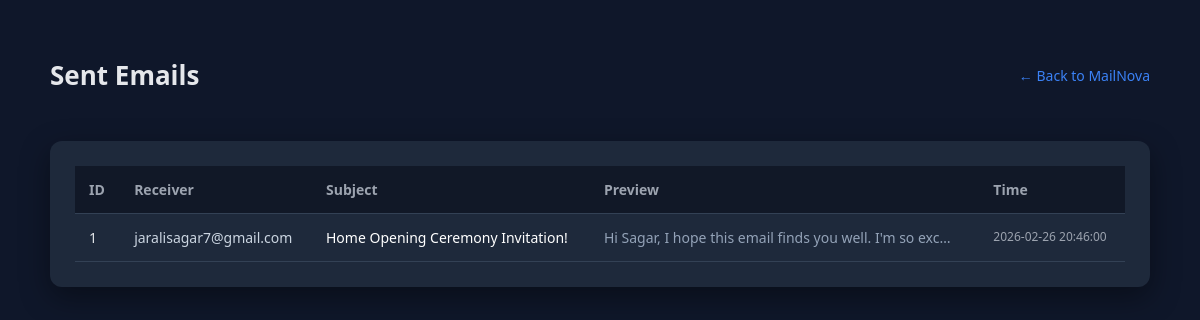
Before: /history with the older database file.
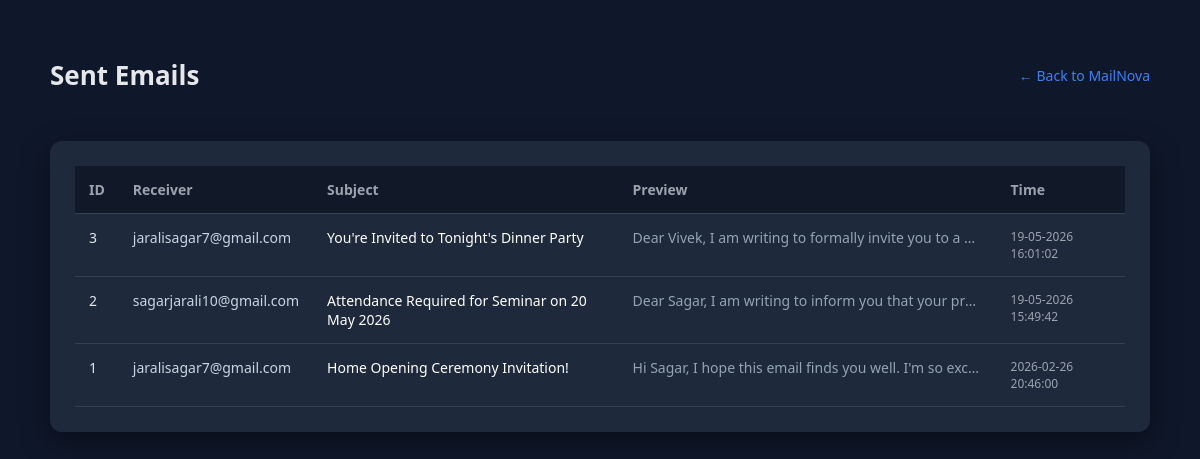
After: the same page with the newer database file.
### tables this page shows
CREATE TABLE emails (
            id INTEGER PRIMARY KEY AUTOINCREMENT,
            receiver_email TEXT,
            subject TEXT,
            body TEXT,
            sent_time TEXT
        );

### email_agent.py (the view)
@app.route("/history")
def history():
    conn = sqlite3.connect(DB_NAME)
    cur = conn.cursor()
    cur.execute("""
        SELECT * FROM emails
        ORDER BY id DESC
    """)
    emails = cur.fetchall()
    conn.close()
    return render_template(
        "history.html",
        emails=emails
    )

### templates/history.html (shortened to what this page needs)
<!DOCTYPE html>
<html>
<head>
</head>
<body>
<div class="wrapper">
    <div class="header">
        <h1>Sent Emails</h1>
        <a class="back-link" href="/">← Back to MailNova</a>
    </div>
    <div class="card">
        {% if emails|length == 0 %}
            <div class="empty-state">
                No emails sent yet.
            </div>
        {% else %}
        <table>
            <thead>
                <tr>
                    <th>ID</th>
                    <th>Receiver</th>
                    <th>Subject</th>
                    <th>Preview</th>
                    <th>Time</th>
                </tr>
            </thead>
            <tbody>
                {% for email in emails %}
                <tr>
                    <td>{{ email[0] }}</td>
                    <td class="receiver">
                        {{ email[1] }}
                    </td>
                    <td class="subject">
                        {{ email[2] }}
                    </td>
                    <td onclick="toggleBody({{ email[0] }})">
                        <div class="body-preview">
                            {{ email[3] }}
                        </div>
                    </td>
                    <td class="timestamp">
                        {{ email[4] }}
                    </td>
                </tr>
                {% endfor %}
            </tbody>
        </table>
        {% endif %}
    </div>
</div>
</body>
</html>

### templates/history.html (style rules this page uses)
body { margin: 0; padding: 40px; background: #0f172a; font-family: "Segoe UI", Arial, sans-serif; color: #e5e7eb; }
.wrapper { max-width: 1100px; margin: auto; }
.header { display: flex; justify-content: space-between; align-items: center; margin-bottom: 30px; }
.header h1 { font-size: 26px; font-weight: 600; }
.back-link { text-decoration: none; color: #3b82f6; font-size: 14px; }
.card { background: #1e293b; border-radius: 12px; padding: 25px; box-shadow: 0 10px 30px rgba(0,0,0,0.4); }
table { width: 100%; border-collapse: collapse; font-size: 14px; }
thead { background: #111827; }
th { text-align: left; padding: 14px; font-weight: 600; color: #9ca3af; border-bottom: 1px solid #334155; }
td { padding: 14px; border-bottom: 1px solid #334155; vertical-align: top; }
.subject { font-weight: 500; color: #ffffff; }
.receiver { color: #cbd5e1; }
.timestamp { font-size: 12px; color: #9ca3af; }
.body-preview { max-width: 350px; white-space: nowrap; overflow: hidden; text-overflow: ellipsis; color: #94a3b8; cursor: pointer; }

Changed rows visible on the page:
added emails: id "3", receiver_email "jaralisagar7@gmail.com", subject "You're Invited to Tonight's Dinner Party", body "Dear Vivek, I am writing to formally invite you to a…", sent_time "19-05-2026 16:01:02"
added emails: id "2", receiver_email "sagarjarali10@gmail.com", subject "Attendance Required for Seminar on 20 May 2026", body "Dear Sagar, I am writing to inform you that your pr…", sent_time "19-05-2026 15:49:42"
